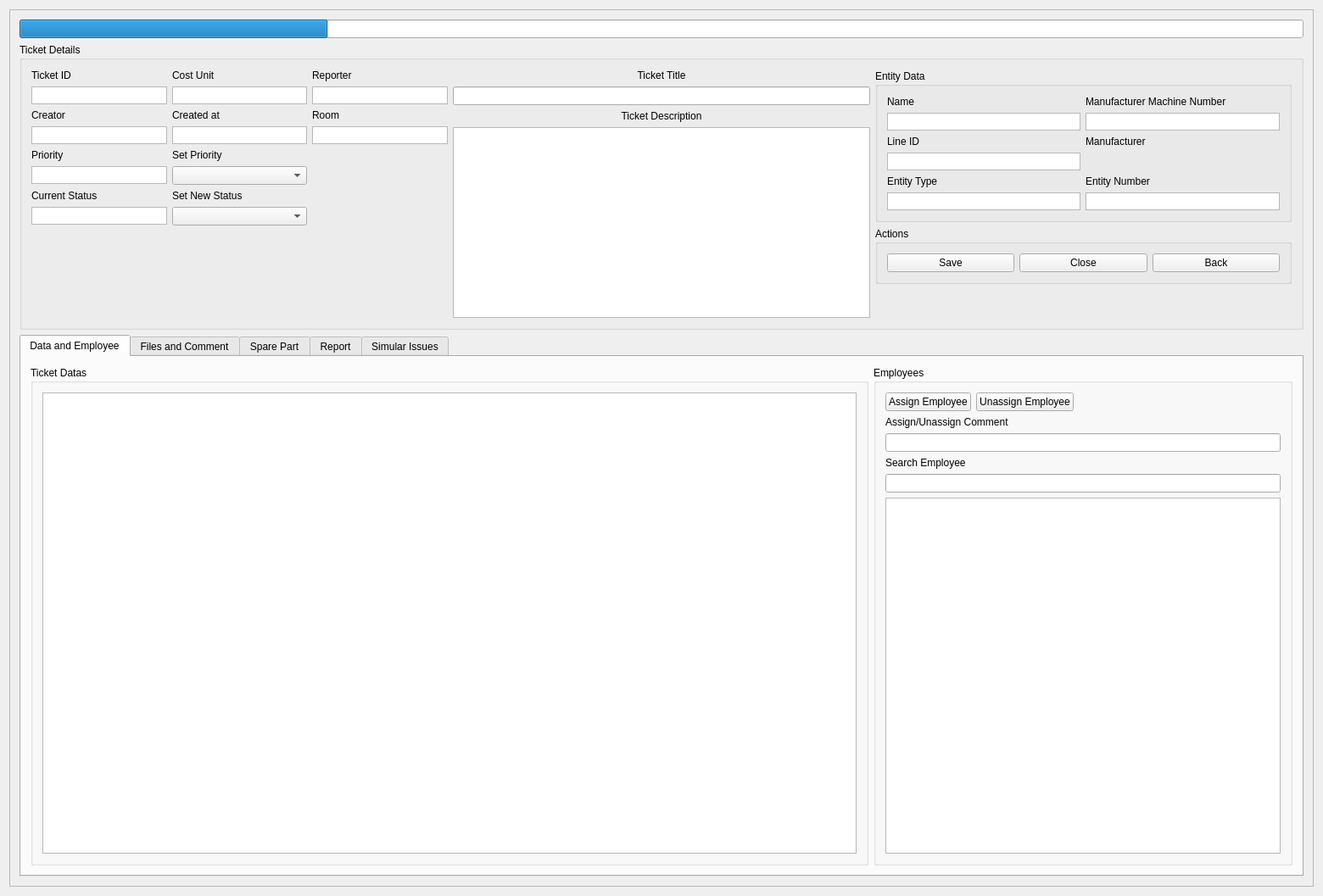
<?xml version="1.0" encoding="UTF-8"?>
<ui version="4.0">
 <class>ShowTicketDetailWidgetClass</class>
 <widget class="QWidget" name="ShowTicketDetailWidgetClass">
  <property name="geometry">
   <rect>
    <x>0</x>
    <y>0</y>
    <width>1560</width>
    <height>1057</height>
   </rect>
  </property>
  <property name="font">
   <font>
    <family>Arial</family>
   </font>
  </property>
  <property name="windowTitle">
   <string>ShowTicketDetailWidget</string>
  </property>
  <layout class="QGridLayout" name="gridLayout_3">
   <item row="0" column="0">
    <widget class="QScrollArea" name="scrollArea">
     <property name="widgetResizable">
      <bool>true</bool>
     </property>
     <widget class="QWidget" name="scrollAreaWidgetContents">
      <property name="geometry">
       <rect>
        <x>0</x>
        <y>0</y>
        <width>1540</width>
        <height>1037</height>
       </rect>
      </property>
      <layout class="QVBoxLayout" name="verticalLayout_7" stretch="0,0,10">
       <item>
        <widget class="QProgressBar" name="pb_loadingIndicator">
         <property name="value">
          <number>24</number>
         </property>
         <property name="textVisible">
          <bool>false</bool>
         </property>
        </widget>
       </item>
       <item>
        <widget class="QGroupBox" name="groupBox">
         <property name="font">
          <font>
           <family>Arial</family>
          </font>
         </property>
         <property name="title">
          <string>Ticket Details</string>
         </property>
         <layout class="QHBoxLayout" name="horizontalLayout_6" stretch="5,5,5">
          <item>
           <layout class="QVBoxLayout" name="verticalLayout_8">
            <item>
             <layout class="QGridLayout" name="gridLayout_2">
              <item row="3" column="0">
               <widget class="QTextBrowser" name="tb_ticketCreator">
                <property name="maximumSize">
                 <size>
                  <width>16777215</width>
                  <height>21</height>
                 </size>
                </property>
                <property name="font">
                 <font>
                  <family>Arial</family>
                 </font>
                </property>
                <property name="verticalScrollBarPolicy">
                 <enum>Qt::ScrollBarPolicy::ScrollBarAlwaysOff</enum>
                </property>
                <property name="horizontalScrollBarPolicy">
                 <enum>Qt::ScrollBarPolicy::ScrollBarAlwaysOff</enum>
                </property>
                <property name="lineWrapMode">
                 <enum>QTextEdit::LineWrapMode::NoWrap</enum>
                </property>
               </widget>
              </item>
              <item row="1" column="2">
               <widget class="QTextBrowser" name="tb_reporter">
                <property name="maximumSize">
                 <size>
                  <width>16777215</width>
                  <height>21</height>
                 </size>
                </property>
                <property name="font">
                 <font>
                  <family>Arial</family>
                 </font>
                </property>
                <property name="verticalScrollBarPolicy">
                 <enum>Qt::ScrollBarPolicy::ScrollBarAlwaysOff</enum>
                </property>
                <property name="horizontalScrollBarPolicy">
                 <enum>Qt::ScrollBarPolicy::ScrollBarAlwaysOff</enum>
                </property>
                <property name="lineWrapMode">
                 <enum>QTextEdit::LineWrapMode::NoWrap</enum>
                </property>
               </widget>
              </item>
              <item row="0" column="1">
               <widget class="QLabel" name="lb_costUnit">
                <property name="text">
                 <string>Cost Unit</string>
                </property>
               </widget>
              </item>
              <item row="6" column="1">
               <widget class="QLabel" name="lb_newStatus">
                <property name="text">
                 <string>Set New Status</string>
                </property>
               </widget>
              </item>
              <item row="1" column="1">
               <widget class="QTextBrowser" name="tb_costUnit">
                <property name="maximumSize">
                 <size>
                  <width>16777215</width>
                  <height>21</height>
                 </size>
                </property>
                <property name="font">
                 <font>
                  <family>Arial</family>
                 </font>
                </property>
                <property name="verticalScrollBarPolicy">
                 <enum>Qt::ScrollBarPolicy::ScrollBarAlwaysOff</enum>
                </property>
                <property name="horizontalScrollBarPolicy">
                 <enum>Qt::ScrollBarPolicy::ScrollBarAlwaysOff</enum>
                </property>
                <property name="lineWrapMode">
                 <enum>QTextEdit::LineWrapMode::NoWrap</enum>
                </property>
               </widget>
              </item>
              <item row="0" column="2">
               <widget class="QLabel" name="lb_reporter">
                <property name="text">
                 <string>Reporter</string>
                </property>
               </widget>
              </item>
              <item row="2" column="0">
               <widget class="QLabel" name="lb_creator">
                <property name="font">
                 <font>
                  <family>Arial</family>
                 </font>
                </property>
                <property name="text">
                 <string>Creator</string>
                </property>
               </widget>
              </item>
              <item row="0" column="0">
               <widget class="QLabel" name="lb_ticketID">
                <property name="font">
                 <font>
                  <family>Arial</family>
                 </font>
                </property>
                <property name="text">
                 <string>Ticket ID</string>
                </property>
               </widget>
              </item>
              <item row="1" column="0">
               <widget class="QTextBrowser" name="tb_ticketID">
                <property name="maximumSize">
                 <size>
                  <width>16777215</width>
                  <height>21</height>
                 </size>
                </property>
                <property name="font">
                 <font>
                  <family>Arial</family>
                 </font>
                </property>
                <property name="verticalScrollBarPolicy">
                 <enum>Qt::ScrollBarPolicy::ScrollBarAlwaysOff</enum>
                </property>
                <property name="horizontalScrollBarPolicy">
                 <enum>Qt::ScrollBarPolicy::ScrollBarAlwaysOff</enum>
                </property>
                <property name="lineWrapMode">
                 <enum>QTextEdit::LineWrapMode::NoWrap</enum>
                </property>
               </widget>
              </item>
              <item row="6" column="0">
               <widget class="QLabel" name="lb_currentStatus">
                <property name="text">
                 <string>Current Status</string>
                </property>
               </widget>
              </item>
              <item row="7" column="0">
               <widget class="QTextBrowser" name="tb_currentStatus">
                <property name="maximumSize">
                 <size>
                  <width>16777215</width>
                  <height>21</height>
                 </size>
                </property>
                <property name="font">
                 <font>
                  <family>Arial</family>
                 </font>
                </property>
                <property name="verticalScrollBarPolicy">
                 <enum>Qt::ScrollBarPolicy::ScrollBarAlwaysOff</enum>
                </property>
                <property name="horizontalScrollBarPolicy">
                 <enum>Qt::ScrollBarPolicy::ScrollBarAlwaysOff</enum>
                </property>
                <property name="lineWrapMode">
                 <enum>QTextEdit::LineWrapMode::NoWrap</enum>
                </property>
               </widget>
              </item>
              <item row="7" column="1">
               <widget class="QComboBox" name="cb_newStatus"/>
              </item>
              <item row="2" column="2">
               <widget class="QLabel" name="lb_room">
                <property name="text">
                 <string>Room</string>
                </property>
               </widget>
              </item>
              <item row="3" column="2">
               <widget class="QTextBrowser" name="tb_room">
                <property name="maximumSize">
                 <size>
                  <width>16777215</width>
                  <height>21</height>
                 </size>
                </property>
                <property name="font">
                 <font>
                  <family>Arial</family>
                 </font>
                </property>
                <property name="verticalScrollBarPolicy">
                 <enum>Qt::ScrollBarPolicy::ScrollBarAlwaysOff</enum>
                </property>
                <property name="horizontalScrollBarPolicy">
                 <enum>Qt::ScrollBarPolicy::ScrollBarAlwaysOff</enum>
                </property>
                <property name="lineWrapMode">
                 <enum>QTextEdit::LineWrapMode::NoWrap</enum>
                </property>
               </widget>
              </item>
              <item row="2" column="1">
               <widget class="QLabel" name="lb_createtAt">
                <property name="text">
                 <string>Created at</string>
                </property>
               </widget>
              </item>
              <item row="3" column="1">
               <widget class="QTextBrowser" name="tb_createdAt">
                <property name="maximumSize">
                 <size>
                  <width>16777215</width>
                  <height>21</height>
                 </size>
                </property>
                <property name="font">
                 <font>
                  <family>Arial</family>
                 </font>
                </property>
                <property name="verticalScrollBarPolicy">
                 <enum>Qt::ScrollBarPolicy::ScrollBarAlwaysOff</enum>
                </property>
                <property name="horizontalScrollBarPolicy">
                 <enum>Qt::ScrollBarPolicy::ScrollBarAlwaysOff</enum>
                </property>
                <property name="lineWrapMode">
                 <enum>QTextEdit::LineWrapMode::NoWrap</enum>
                </property>
               </widget>
              </item>
              <item row="4" column="0">
               <widget class="QLabel" name="lb_prioritiy">
                <property name="text">
                 <string>Priority</string>
                </property>
               </widget>
              </item>
              <item row="5" column="0">
               <widget class="QTextBrowser" name="tb_priority">
                <property name="maximumSize">
                 <size>
                  <width>16777215</width>
                  <height>21</height>
                 </size>
                </property>
                <property name="font">
                 <font>
                  <family>Arial</family>
                 </font>
                </property>
                <property name="verticalScrollBarPolicy">
                 <enum>Qt::ScrollBarPolicy::ScrollBarAlwaysOff</enum>
                </property>
                <property name="horizontalScrollBarPolicy">
                 <enum>Qt::ScrollBarPolicy::ScrollBarAlwaysOff</enum>
                </property>
                <property name="lineWrapMode">
                 <enum>QTextEdit::LineWrapMode::NoWrap</enum>
                </property>
               </widget>
              </item>
              <item row="4" column="1">
               <widget class="QLabel" name="lb_setPriority">
                <property name="text">
                 <string>Set Priority</string>
                </property>
               </widget>
              </item>
              <item row="5" column="1">
               <widget class="QComboBox" name="cb_priority"/>
              </item>
             </layout>
            </item>
            <item>
             <spacer name="verticalSpacer">
              <property name="orientation">
               <enum>Qt::Orientation::Vertical</enum>
              </property>
              <property name="sizeHint" stdset="0">
               <size>
                <width>20</width>
                <height>40</height>
               </size>
              </property>
             </spacer>
            </item>
           </layout>
          </item>
          <item>
           <layout class="QVBoxLayout" name="verticalLayout_6">
            <item>
             <widget class="QLabel" name="lb_ticketTitle">
              <property name="text">
               <string>Ticket Title</string>
              </property>
              <property name="alignment">
               <set>Qt::AlignmentFlag::AlignCenter</set>
              </property>
             </widget>
            </item>
            <item>
             <widget class="QLineEdit" name="le_ticketTitle"/>
            </item>
            <item>
             <widget class="QLabel" name="lb_ticketDescription">
              <property name="text">
               <string>Ticket Description</string>
              </property>
              <property name="alignment">
               <set>Qt::AlignmentFlag::AlignCenter</set>
              </property>
             </widget>
            </item>
            <item>
             <widget class="QTextEdit" name="pte_ticketDescription"/>
            </item>
           </layout>
          </item>
          <item>
           <layout class="QVBoxLayout" name="verticalLayout_5">
            <item>
             <widget class="QGroupBox" name="gb_entityData">
              <property name="title">
               <string>Entity Data</string>
              </property>
              <layout class="QVBoxLayout" name="verticalLayout_4">
               <item>
                <layout class="QGridLayout" name="gridLayout_7">
                 <item row="0" column="1">
                  <widget class="QLabel" name="lb_entityManufacturer">
                   <property name="text">
                    <string>Manufacturer Machine Number</string>
                   </property>
                   <property name="alignment">
                    <set>Qt::AlignmentFlag::AlignLeading|Qt::AlignmentFlag::AlignLeft|Qt::AlignmentFlag::AlignVCenter</set>
                   </property>
                  </widget>
                 </item>
                 <item row="1" column="0">
                  <widget class="QTextBrowser" name="tb_entityName">
                   <property name="maximumSize">
                    <size>
                     <width>16777215</width>
                     <height>21</height>
                    </size>
                   </property>
                   <property name="font">
                    <font>
                     <family>Arial</family>
                    </font>
                   </property>
                   <property name="verticalScrollBarPolicy">
                    <enum>Qt::ScrollBarPolicy::ScrollBarAlwaysOff</enum>
                   </property>
                   <property name="horizontalScrollBarPolicy">
                    <enum>Qt::ScrollBarPolicy::ScrollBarAlwaysOff</enum>
                   </property>
                   <property name="lineWrapMode">
                    <enum>QTextEdit::LineWrapMode::NoWrap</enum>
                   </property>
                  </widget>
                 </item>
                 <item row="1" column="1">
                  <widget class="QTextBrowser" name="tb_entityManufacturer">
                   <property name="maximumSize">
                    <size>
                     <width>16777215</width>
                     <height>21</height>
                    </size>
                   </property>
                   <property name="font">
                    <font>
                     <family>Arial</family>
                    </font>
                   </property>
                   <property name="verticalScrollBarPolicy">
                    <enum>Qt::ScrollBarPolicy::ScrollBarAlwaysOff</enum>
                   </property>
                   <property name="horizontalScrollBarPolicy">
                    <enum>Qt::ScrollBarPolicy::ScrollBarAlwaysOff</enum>
                   </property>
                   <property name="lineWrapMode">
                    <enum>QTextEdit::LineWrapMode::NoWrap</enum>
                   </property>
                  </widget>
                 </item>
                 <item row="4" column="0">
                  <widget class="QLabel" name="lb_entityType">
                   <property name="text">
                    <string>Entity Type</string>
                   </property>
                   <property name="alignment">
                    <set>Qt::AlignmentFlag::AlignLeading|Qt::AlignmentFlag::AlignLeft|Qt::AlignmentFlag::AlignVCenter</set>
                   </property>
                  </widget>
                 </item>
                 <item row="3" column="0">
                  <widget class="QTextBrowser" name="tb_entityLineID">
                   <property name="maximumSize">
                    <size>
                     <width>16777215</width>
                     <height>21</height>
                    </size>
                   </property>
                   <property name="font">
                    <font>
                     <family>Arial</family>
                    </font>
                   </property>
                   <property name="verticalScrollBarPolicy">
                    <enum>Qt::ScrollBarPolicy::ScrollBarAlwaysOff</enum>
                   </property>
                   <property name="horizontalScrollBarPolicy">
                    <enum>Qt::ScrollBarPolicy::ScrollBarAlwaysOff</enum>
                   </property>
                   <property name="lineWrapMode">
                    <enum>QTextEdit::LineWrapMode::NoWrap</enum>
                   </property>
                  </widget>
                 </item>
                 <item row="2" column="0">
                  <widget class="QLabel" name="lb_entityLineID">
                   <property name="text">
                    <string>Line ID</string>
                   </property>
                   <property name="alignment">
                    <set>Qt::AlignmentFlag::AlignLeading|Qt::AlignmentFlag::AlignLeft|Qt::AlignmentFlag::AlignVCenter</set>
                   </property>
                  </widget>
                 </item>
                 <item row="0" column="0">
                  <widget class="QLabel" name="lb_entityName">
                   <property name="text">
                    <string>Name</string>
                   </property>
                   <property name="alignment">
                    <set>Qt::AlignmentFlag::AlignLeading|Qt::AlignmentFlag::AlignLeft|Qt::AlignmentFlag::AlignVCenter</set>
                   </property>
                  </widget>
                 </item>
                 <item row="5" column="0">
                  <widget class="QTextBrowser" name="tb_entityType">
                   <property name="maximumSize">
                    <size>
                     <width>16777215</width>
                     <height>21</height>
                    </size>
                   </property>
                   <property name="font">
                    <font>
                     <family>Arial</family>
                    </font>
                   </property>
                   <property name="verticalScrollBarPolicy">
                    <enum>Qt::ScrollBarPolicy::ScrollBarAlwaysOff</enum>
                   </property>
                   <property name="horizontalScrollBarPolicy">
                    <enum>Qt::ScrollBarPolicy::ScrollBarAlwaysOff</enum>
                   </property>
                   <property name="lineWrapMode">
                    <enum>QTextEdit::LineWrapMode::NoWrap</enum>
                   </property>
                  </widget>
                 </item>
                 <item row="5" column="1">
                  <widget class="QTextBrowser" name="tb_entityNumber">
                   <property name="maximumSize">
                    <size>
                     <width>16777215</width>
                     <height>21</height>
                    </size>
                   </property>
                   <property name="font">
                    <font>
                     <family>Arial</family>
                    </font>
                   </property>
                   <property name="verticalScrollBarPolicy">
                    <enum>Qt::ScrollBarPolicy::ScrollBarAlwaysOff</enum>
                   </property>
                   <property name="horizontalScrollBarPolicy">
                    <enum>Qt::ScrollBarPolicy::ScrollBarAlwaysOff</enum>
                   </property>
                   <property name="lineWrapMode">
                    <enum>QTextEdit::LineWrapMode::NoWrap</enum>
                   </property>
                  </widget>
                 </item>
                 <item row="4" column="1">
                  <widget class="QLabel" name="lb_entityNumber">
                   <property name="text">
                    <string>Entity Number</string>
                   </property>
                   <property name="alignment">
                    <set>Qt::AlignmentFlag::AlignLeading|Qt::AlignmentFlag::AlignLeft|Qt::AlignmentFlag::AlignVCenter</set>
                   </property>
                  </widget>
                 </item>
                 <item row="2" column="1">
                  <widget class="QLabel" name="lb_manufacturerName">
                   <property name="text">
                    <string>Manufacturer</string>
                   </property>
                  </widget>
                 </item>
                 <item row="3" column="1">
                  <widget class="QLabel" name="lb_ph_manufacturerName">
                   <property name="text">
                    <string/>
                   </property>
                  </widget>
                 </item>
                </layout>
               </item>
              </layout>
             </widget>
            </item>
            <item>
             <widget class="QGroupBox" name="gB_Actions">
              <property name="title">
               <string>Actions</string>
              </property>
              <layout class="QHBoxLayout" name="horizontalLayout_5">
               <item>
                <widget class="QPushButton" name="pb_save">
                 <property name="text">
                  <string>Save</string>
                 </property>
                </widget>
               </item>
               <item>
                <widget class="QPushButton" name="pb_close">
                 <property name="text">
                  <string>Close</string>
                 </property>
                </widget>
               </item>
               <item>
                <widget class="QPushButton" name="pb_back">
                 <property name="text">
                  <string>Back</string>
                 </property>
                </widget>
               </item>
              </layout>
             </widget>
            </item>
            <item>
             <spacer name="verticalSpacer_2">
              <property name="orientation">
               <enum>Qt::Orientation::Vertical</enum>
              </property>
              <property name="sizeHint" stdset="0">
               <size>
                <width>20</width>
                <height>40</height>
               </size>
              </property>
             </spacer>
            </item>
           </layout>
          </item>
         </layout>
        </widget>
       </item>
       <item>
        <widget class="QTabWidget" name="tabWidget">
         <property name="currentIndex">
          <number>0</number>
         </property>
         <widget class="QWidget" name="tab_datas_employee">
          <attribute name="title">
           <string>Data and Employee</string>
          </attribute>
          <layout class="QHBoxLayout" name="horizontalLayout_4" stretch="10,5">
           <item>
            <widget class="QGroupBox" name="groupBox_2">
             <property name="title">
              <string>Ticket Datas</string>
             </property>
             <layout class="QGridLayout" name="gridLayout_5">
              <item row="0" column="0">
               <widget class="QTableView" name="tv_ticketData">
                <property name="selectionMode">
                 <enum>QAbstractItemView::SelectionMode::SingleSelection</enum>
                </property>
                <property name="selectionBehavior">
                 <enum>QAbstractItemView::SelectionBehavior::SelectRows</enum>
                </property>
               </widget>
              </item>
             </layout>
            </widget>
           </item>
           <item>
            <widget class="QGroupBox" name="groupBox_3">
             <property name="title">
              <string>Employees</string>
             </property>
             <layout class="QGridLayout" name="gridLayout_4">
              <item row="2" column="0">
               <widget class="QTableView" name="tv_employee">
                <property name="selectionBehavior">
                 <enum>QAbstractItemView::SelectionBehavior::SelectRows</enum>
                </property>
               </widget>
              </item>
              <item row="0" column="0">
               <layout class="QVBoxLayout" name="verticalLayout_2">
                <property name="topMargin">
                 <number>0</number>
                </property>
                <property name="bottomMargin">
                 <number>0</number>
                </property>
                <item>
                 <layout class="QHBoxLayout" name="horizontalLayout_2">
                  <property name="topMargin">
                   <number>0</number>
                  </property>
                  <item>
                   <widget class="QPushButton" name="pb_assignEmployee">
                    <property name="text">
                     <string>Assign Employee</string>
                    </property>
                   </widget>
                  </item>
                  <item>
                   <widget class="QPushButton" name="pb_unassignEmployee">
                    <property name="text">
                     <string>Unassign Employee</string>
                    </property>
                   </widget>
                  </item>
                  <item>
                   <spacer name="horizontalSpacer">
                    <property name="orientation">
                     <enum>Qt::Orientation::Horizontal</enum>
                    </property>
                    <property name="sizeHint" stdset="0">
                     <size>
                      <width>40</width>
                      <height>20</height>
                     </size>
                    </property>
                   </spacer>
                  </item>
                 </layout>
                </item>
                <item>
                 <widget class="QLabel" name="lb_comment">
                  <property name="text">
                   <string>Assign/Unassign Comment</string>
                  </property>
                 </widget>
                </item>
                <item>
                 <widget class="QLineEdit" name="le_comment"/>
                </item>
                <item>
                 <widget class="QLabel" name="lb_searchEmployee">
                  <property name="text">
                   <string>Search Employee</string>
                  </property>
                 </widget>
                </item>
                <item>
                 <widget class="QLineEdit" name="le_searchEmployee"/>
                </item>
               </layout>
              </item>
             </layout>
            </widget>
           </item>
          </layout>
         </widget>
         <widget class="QWidget" name="tab_files_and_comments">
          <attribute name="title">
           <string>Files and Comment</string>
          </attribute>
          <layout class="QHBoxLayout" name="horizontalLayout_7">
           <item>
            <widget class="QGroupBox" name="groupBox_4">
             <property name="title">
              <string>Ticket Files</string>
             </property>
             <layout class="QGridLayout" name="gridLayout_6">
              <item row="0" column="0">
               <layout class="QVBoxLayout" name="verticalLayout_3">
                <property name="bottomMargin">
                 <number>0</number>
                </property>
                <item>
                 <layout class="QHBoxLayout" name="horizontalLayout_3">
                  <property name="bottomMargin">
                   <number>0</number>
                  </property>
                  <item>
                   <widget class="QPushButton" name="pb_uploadFile">
                    <property name="text">
                     <string>Upload File</string>
                    </property>
                   </widget>
                  </item>
                  <item>
                   <spacer name="horizontalSpacer_3">
                    <property name="orientation">
                     <enum>Qt::Orientation::Horizontal</enum>
                    </property>
                    <property name="sizeHint" stdset="0">
                     <size>
                      <width>40</width>
                      <height>20</height>
                     </size>
                    </property>
                   </spacer>
                  </item>
                 </layout>
                </item>
               </layout>
              </item>
              <item row="1" column="0">
               <widget class="QTableView" name="tv_fileTable"/>
              </item>
             </layout>
            </widget>
           </item>
           <item>
            <widget class="QGroupBox" name="groupBox_5">
             <property name="title">
              <string>Ticket Comment</string>
             </property>
             <layout class="QGridLayout" name="gridLayout">
              <item row="0" column="0">
               <layout class="QVBoxLayout" name="verticalLayout">
                <item>
                 <layout class="QHBoxLayout" name="horizontalLayout">
                  <item>
                   <widget class="QPushButton" name="pb_commentAdd">
                    <property name="text">
                     <string>Add</string>
                    </property>
                   </widget>
                  </item>
                  <item>
                   <widget class="QPushButton" name="pb_commentRemove">
                    <property name="text">
                     <string>Remove</string>
                    </property>
                   </widget>
                  </item>
                  <item>
                   <spacer name="horizontalSpacer_2">
                    <property name="orientation">
                     <enum>Qt::Orientation::Horizontal</enum>
                    </property>
                    <property name="sizeHint" stdset="0">
                     <size>
                      <width>40</width>
                      <height>20</height>
                     </size>
                    </property>
                   </spacer>
                  </item>
                 </layout>
                </item>
               </layout>
              </item>
              <item row="2" column="0">
               <widget class="QTableView" name="tv_commentTable"/>
              </item>
              <item row="1" column="0">
               <widget class="QLineEdit" name="le_commentText"/>
              </item>
             </layout>
            </widget>
           </item>
          </layout>
         </widget>
         <widget class="QWidget" name="tab_spare_part">
          <attribute name="title">
           <string>Spare Part</string>
          </attribute>
          <layout class="QHBoxLayout" name="horizontalLayout_8">
           <item>
            <widget class="QTableView" name="tv_addedParts">
             <property name="selectionMode">
              <enum>QAbstractItemView::SelectionMode::NoSelection</enum>
             </property>
             <property name="selectionBehavior">
              <enum>QAbstractItemView::SelectionBehavior::SelectRows</enum>
             </property>
            </widget>
           </item>
           <item>
            <widget class="QGroupBox" name="groupBox_7">
             <property name="title">
              <string>Search Spare Part</string>
             </property>
             <layout class="QVBoxLayout" name="verticalLayout_9">
              <item>
               <widget class="QLineEdit" name="le_searchParts">
                <property name="toolTip">
                 <string>&lt;html&gt;&lt;head/&gt;&lt;body&gt;&lt;p&gt;You can search by article name, article number, replacement number, manufacturer, or supplier.&lt;br/&gt;Use spaces to separate search terms. This creates an &lt;span style=&quot; font-weight:700;&quot;&gt;AND&lt;/span&gt; search, meaning that &lt;span style=&quot; font-weight:700;&quot;&gt;all terms must be found&lt;/span&gt; in a result.&lt;/p&gt;&lt;p&gt;&lt;span style=&quot; font-weight:700;&quot;&gt;Adding articles to the left table:&lt;/span&gt;&lt;br/&gt;Adjust the quantity using the spin box to set the desired amount.&lt;br/&gt;Then &lt;span style=&quot; font-weight:700;&quot;&gt;double-click&lt;/span&gt; the article in this table to automatically add it to the left table.&lt;/p&gt;&lt;/body&gt;&lt;/html&gt;</string>
                </property>
                <property name="placeholderText">
                 <string>Weber Motor 150</string>
                </property>
               </widget>
              </item>
              <item>
               <layout class="QHBoxLayout" name="horizontalLayout_9">
                <property name="bottomMargin">
                 <number>0</number>
                </property>
                <item>
                 <widget class="QPushButton" name="pb_searchParts">
                  <property name="toolTip">
                   <string>&lt;html&gt;&lt;head/&gt;&lt;body&gt;&lt;p&gt;You can search by article name, article number, replacement number, manufacturer, or supplier.&lt;br/&gt;Use spaces to separate search terms. This creates an &lt;span style=&quot; font-weight:700;&quot;&gt;AND&lt;/span&gt; search, meaning that &lt;span style=&quot; font-weight:700;&quot;&gt;all terms must be found&lt;/span&gt; in a result.&lt;/p&gt;&lt;p&gt;&lt;span style=&quot; font-weight:700;&quot;&gt;Adding articles to the left table:&lt;/span&gt;&lt;br/&gt;Adjust the quantity using the spin box to set the desired amount.&lt;br/&gt;Then &lt;span style=&quot; font-weight:700;&quot;&gt;double-click&lt;/span&gt; the article in this table to automatically add it to the left table.&lt;/p&gt;&lt;/body&gt;&lt;/html&gt;</string>
                  </property>
                  <property name="text">
                   <string>Search</string>
                  </property>
                 </widget>
                </item>
                <item>
                 <spacer name="horizontalSpacer_4">
                  <property name="orientation">
                   <enum>Qt::Orientation::Horizontal</enum>
                  </property>
                  <property name="sizeHint" stdset="0">
                   <size>
                    <width>40</width>
                    <height>20</height>
                   </size>
                  </property>
                 </spacer>
                </item>
               </layout>
              </item>
              <item>
               <widget class="QTableView" name="tv_searchParts">
                <property name="selectionMode">
                 <enum>QAbstractItemView::SelectionMode::SingleSelection</enum>
                </property>
                <property name="selectionBehavior">
                 <enum>QAbstractItemView::SelectionBehavior::SelectRows</enum>
                </property>
               </widget>
              </item>
             </layout>
            </widget>
           </item>
          </layout>
         </widget>
         <widget class="QWidget" name="tab_report">
          <attribute name="title">
           <string>Report</string>
          </attribute>
          <layout class="QHBoxLayout" name="horizontalLayout_10" stretch="30,5">
           <item>
            <widget class="RichTextEditWithToolbar" name="wi_reportFormular" native="true">
             <property name="sizePolicy">
              <sizepolicy hsizetype="MinimumExpanding" vsizetype="MinimumExpanding">
               <horstretch>0</horstretch>
               <verstretch>0</verstretch>
              </sizepolicy>
             </property>
            </widget>
           </item>
           <item>
            <layout class="QVBoxLayout" name="verticalLayout_10">
             <item>
              <widget class="QLabel" name="lb_lastUpdate">
               <property name="text">
                <string>Last Update</string>
               </property>
              </widget>
             </item>
             <item>
              <widget class="QDateEdit" name="dte_lastUpdate">
               <property name="readOnly">
                <bool>true</bool>
               </property>
               <property name="buttonSymbols">
                <enum>QAbstractSpinBox::ButtonSymbols::NoButtons</enum>
               </property>
              </widget>
             </item>
             <item>
              <widget class="QLabel" name="lb_createdBy">
               <property name="text">
                <string>Created By</string>
               </property>
              </widget>
             </item>
             <item>
              <widget class="QLineEdit" name="le_createdBy">
               <property name="readOnly">
                <bool>true</bool>
               </property>
              </widget>
             </item>
             <item>
              <widget class="QPushButton" name="pb_saveReport">
               <property name="text">
                <string>Save Report</string>
               </property>
              </widget>
             </item>
             <item>
              <spacer name="verticalSpacer_3">
               <property name="orientation">
                <enum>Qt::Orientation::Vertical</enum>
               </property>
               <property name="sizeHint" stdset="0">
                <size>
                 <width>20</width>
                 <height>40</height>
                </size>
               </property>
              </spacer>
             </item>
            </layout>
           </item>
          </layout>
         </widget>
         <widget class="QWidget" name="tab_simular_issues">
          <attribute name="title">
           <string>Simular Issues</string>
          </attribute>
          <layout class="QVBoxLayout" name="verticalLayout_11">
           <item>
            <widget class="QTableView" name="tv_simular_issues"/>
           </item>
          </layout>
         </widget>
        </widget>
       </item>
      </layout>
     </widget>
    </widget>
   </item>
  </layout>
 </widget>
 <layoutdefault spacing="6" margin="11"/>
 <customwidgets>
  <customwidget>
   <class>RichTextEditWithToolbar</class>
   <extends>QWidget</extends>
   <header>RichTextEditWithToolbar.h</header>
   <container>1</container>
  </customwidget>
 </customwidgets>
 <resources/>
 <connections/>
</ui>
